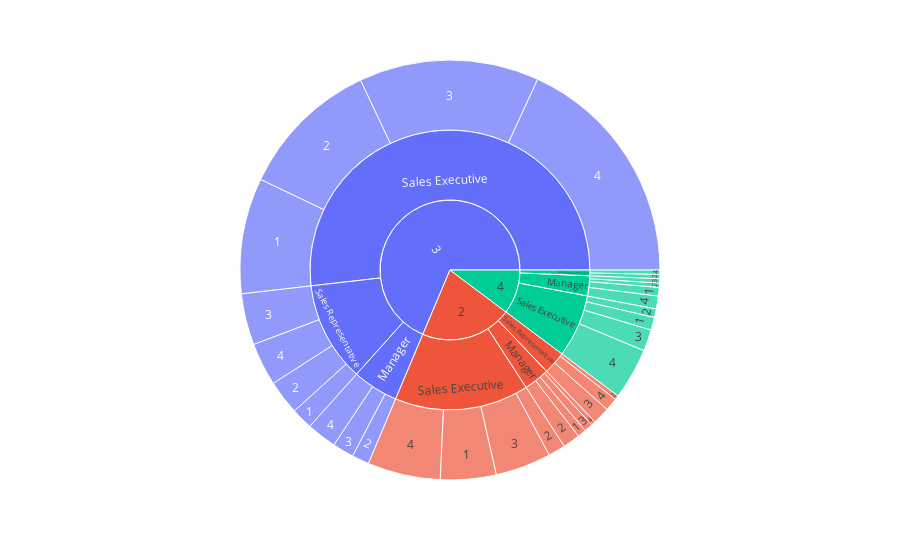

Write notebook code for a chart like this one.
### Code cell
# 5) Employee Satisfaction : 

fig=px.sunburst(df_sales, path=['PerformanceRating','EmpJobRole','EmpJobSatisfaction'])
fig.show()

# 13 Sales Executive showing underlying performace deosn't have job satisfaction

### Figure 1 — Plotly figure (JSON) as saved in the notebook; plotly's stock layout.template omitted (floating-point values rounded to 4 significant figures)
{"data": [{"branchvalues": "total", "domain": {"x": [0, 1], "y": [0, 1]}, "hovertemplate": "labels=%{label}<br>count=%{value}<br>parent=%{parent}<br>id=%{id}<extra></extra>", "ids": ["2/Manager/1", "4/Manager/1", "2/Sales Executive/1", "3/Sales Executive/1", "4/Sales Executive/1", "3/Sales Representative/1", "2/Manager/2", "3/Manager/2", "4/Manager/2", "2/Sales Executive/2", "3/Sales Executive/2", "4/Sales Executive/2", "2/Sales Representative/2", "3/Sales Representative/2", "4/Sales Representative/2", "2/Manager/3", "3/Manager/3", "4/Manager/3", "2/Sales Executive/3", "3/Sales Executive/3", "4/Sales Executive/3", "2/Sales Representative/3", "3/Sales Representative/3", "2/Manager/4", "3/Manager/4", "4/Manager/4", "2/Sales Executive/4", "3/Sales Executive/4", "4/Sales Executive/4", "2/Sales Representative/4", "3/Sales Representative/4", "4/Sales Representative/4", "2/Manager", "3/Manager", "4/Manager", "2/Sales Executive", "3/Sales Executive", "4/Sales Executive", "2/Sales Representative", "3/Sales Representative", "4/Sales Representative", "2", "3", "4"], "labels": ["1", "1", "1", "1", "1", "1", "2", "2", "2", "2", "2", "2", "2", "2", "2", "3", "3", "3", "3", "3", "3", "3", "3", "4", "4", "4", "4", "4", "4", "4", "4", "4", "Manager", "Manager", "Manager", "Sales Executive", "Sales Executive", "Sales Executive", "Sales Representative", "Sales Representative", "Sales Representative", "2", "3", "4"], "name": "", "parents": ["2/Manager", "4/Manager", "2/Sales Executive", "3/Sales Executive", "4/Sales Executive", "3/Sales Representative", "2/Manager", "3/Manager", "4/Manager", "2/Sales Executive", "3/Sales Executive", "4/Sales Executive", "2/Sales Representative", "3/Sales Representative", "4/Sales Representative", "2/Manager", "3/Manager", "4/Manager", "2/Sales Executive", "3/Sales Executive", "4/Sales Executive", "2/Sales Representative", "3/Sales Representative", "2/Manager", "3/Manager", "4/Manager", "2/Sales Executive", "3/Sales Executive", "4/Sales Executive", "2/Sales Representative", "3/Sales Representative", "4/Sales Representative", "2", "3", "4", "2", "3", "4", "2", "3", "4", "", "", ""], "type": "sunburst", "values": [2, 2, 13, 27, 3, 5, 4, 4, 1, 4, 33, 2, 1, 8, 1, 2, 5, 1, 13, 42, 5, 4, 12, 1, 7, 3, 17, 55, 12, 3, 10, 1, 9, 16, 7, 47, 157, 22, 8, 35, 2, 64, 208, 31]}], "layout": {"legend": {"tracegroupgap": 0}, "margin": {"t": 60}}}
